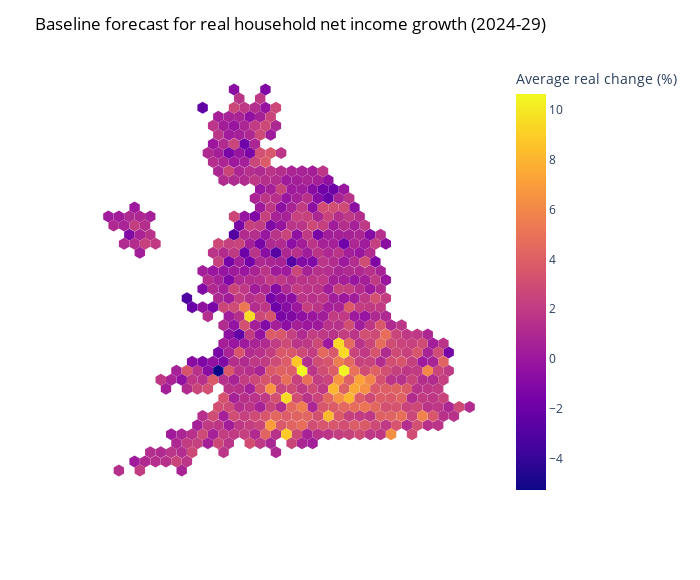

The code cell stored with this chart in its notebook:
### Code cell
fig = px.scatter(
    df,
    x="x",
    y="y",
    color="Average real change (%)",
    hover_data=["Constituency"],
)

from policyengine_core.charts import *

fig.update_layout(
    height=580,
    width=700,
)
# Set zero to white
# fig.update_coloraxes(cmax=-df["Average real change"].min(), cmin=df["Average real change"].min())

# Set marker to hexagon
fig.update_traces(marker=dict(symbol="hexagon", size=12))

fig.update_layout(
    title="Baseline forecast for real household net income growth (2024-29)",
    xaxis_tickvals=[],
    xaxis_title="",
    yaxis_tickvals=[],
    yaxis_title="",
    # No bg
    plot_bgcolor="rgba(0,0,0,0)",
    legend_title="Average household net income change",
    # Set color axis to %
    title_font_color="black",
    legend_title_font_color="black",
)

### Figure 1 — Plotly figure (JSON) as saved in the notebook; plotly's stock layout.template omitted (floating-point values rounded to 4 significant figures; data arrays with more than 128 entries replaced by an {"elided": "..."} marker saying what was removed)
{"data": [{"customdata": {"elided": "650x1 str values"}, "hovertemplate": "x=%{x}<br>y=%{y}<br>Constituency=%{customdata[0]}<br>Average real change (%)=%{marker.color}<extra></extra>", "legendgroup": "", "marker": {"color": {"elided": "650 float values"}, "coloraxis": "coloraxis", "size": 12, "symbol": "hexagon"}, "mode": "markers", "name": "", "orientation": "v", "showlegend": false, "type": "scatter", "x": {"elided": "650 float values"}, "xaxis": "x", "y": {"elided": "650 int values"}, "yaxis": "y"}], "layout": {"coloraxis": {"colorbar": {"title": {"text": "Average real change (%)"}}, "colorscale": [[0, "#0d0887"], [0.1111, "#46039f"], [0.2222, "#7201a8"], [0.3333, "#9c179e"], [0.4444, "#bd3786"], [0.5556, "#d8576b"], [0.6667, "#ed7953"], [0.7778, "#fb9f3a"], [0.8889, "#fdca26"], [1, "#f0f921"]]}, "height": 580, "legend": {"title": {"font": {"color": "black"}, "text": "Average household net income change"}, "tracegroupgap": 0}, "margin": {"t": 60}, "plot_bgcolor": "rgba(0,0,0,0)", "title": {"font": {"color": "black"}, "text": "Baseline forecast for real household net income growth (2024-29)"}, "width": 700, "xaxis": {"anchor": "y", "domain": [0, 1], "tickvals": [], "title": {"text": ""}}, "yaxis": {"anchor": "x", "domain": [0, 1], "tickvals": [], "title": {"text": ""}}}}
